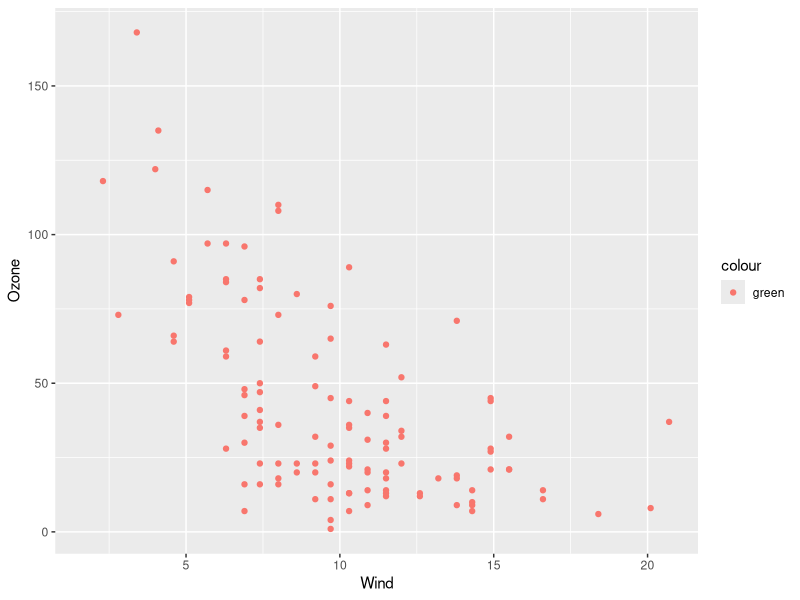
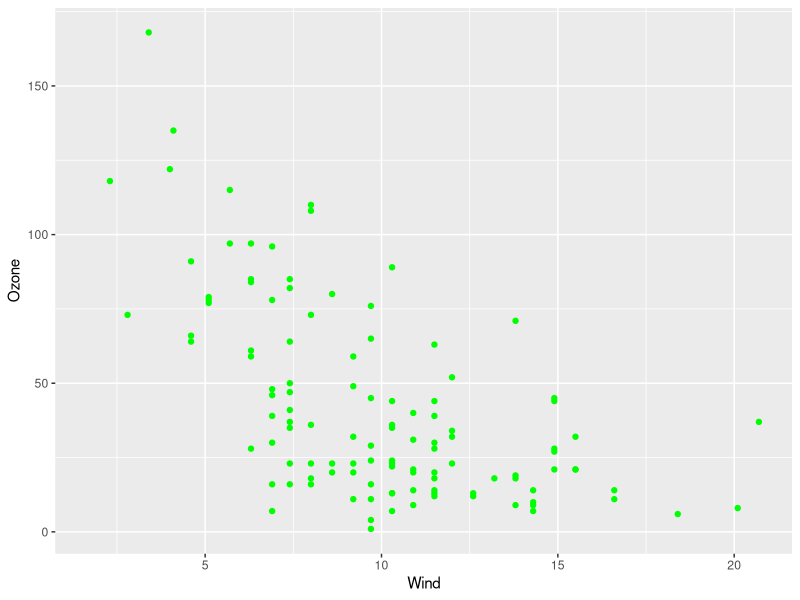
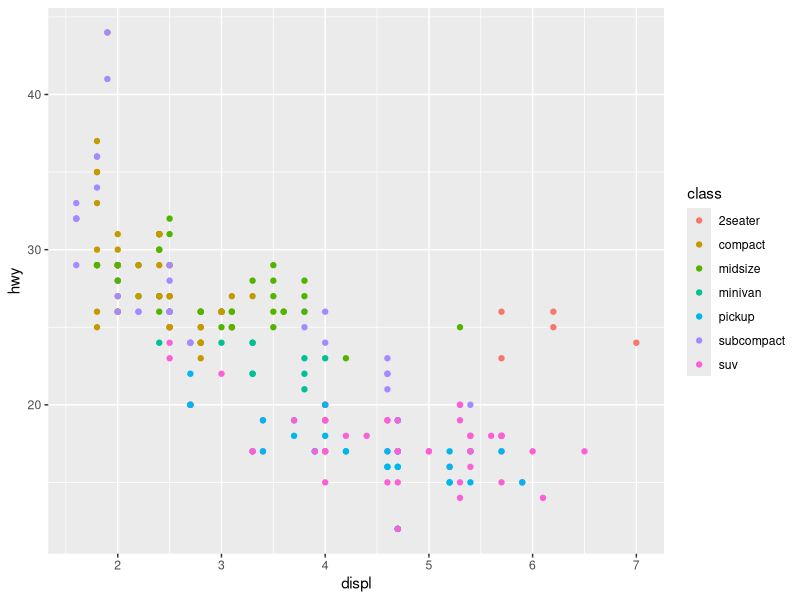
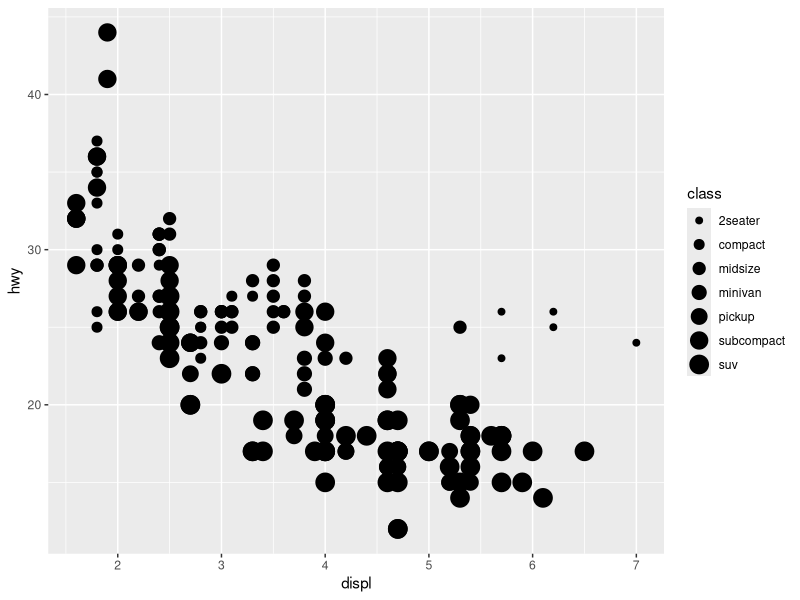
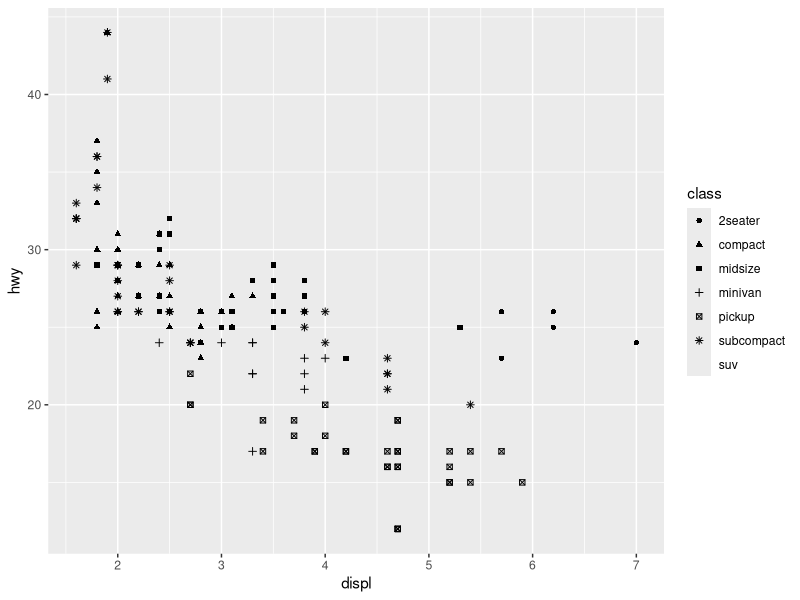
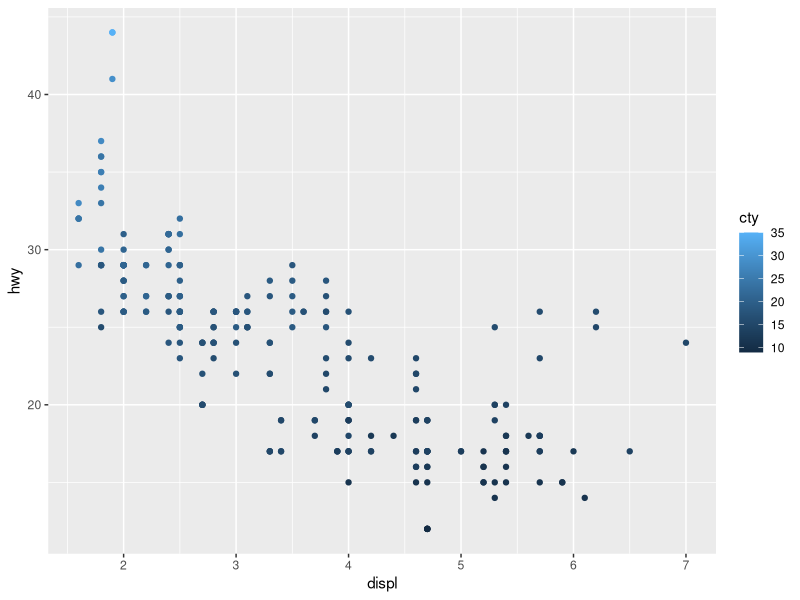
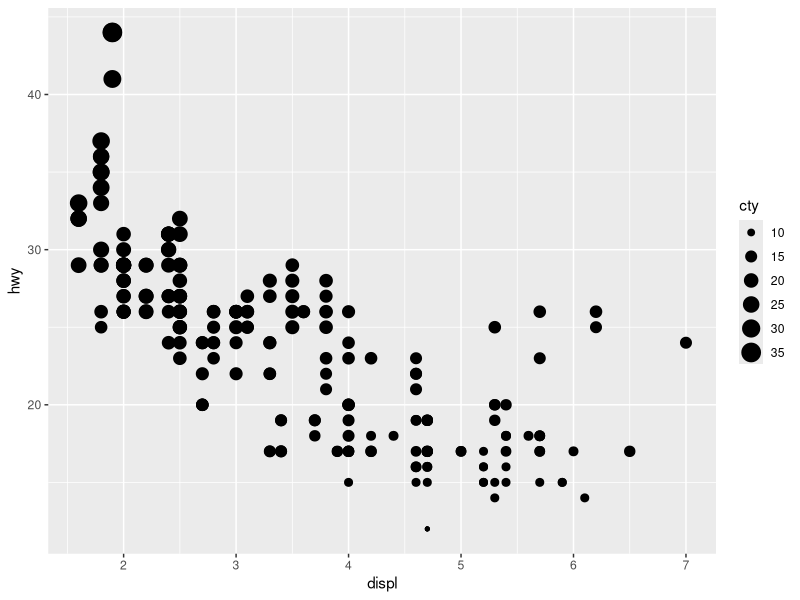
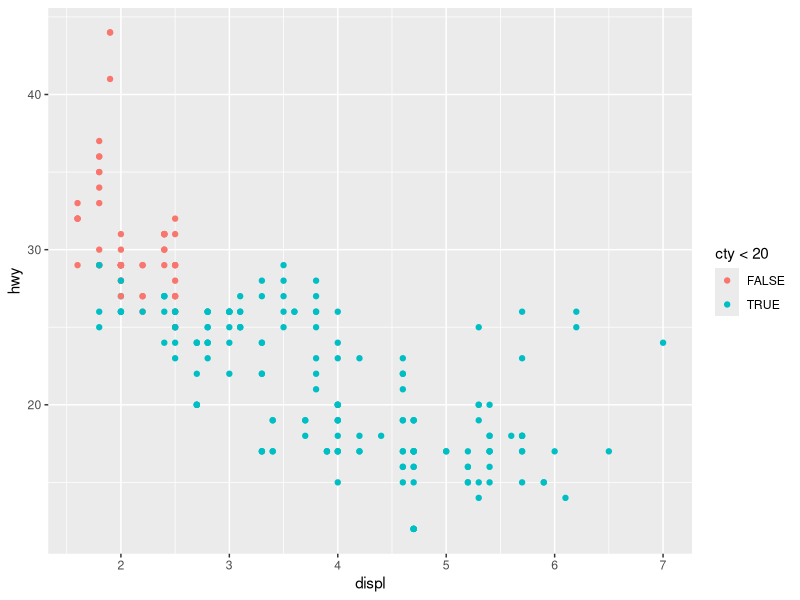

R code for these plots, in order:
## ---- chunk 1
knitr::opts_chunk$set(echo = TRUE)
## ---- chunk 2
require(ggplot2)
ggplot(data = airquality) + 
  geom_point(mapping = aes(x = Wind, y = Ozone, color = "green"))
## ---- chunk 3
require(ggplot2)
ggplot(data = airquality) + 
  geom_point(mapping = aes(x = Wind, y = Ozone), color = "green")
## ---- chunk 4
# categorical variables
ggplot(data = mpg) +
  geom_point(mapping = aes(x = displ, y = hwy, color = class))

ggplot(data = mpg) +
  geom_point(mapping = aes(x = displ, y = hwy, size = class))

ggplot(data = mpg) +
  geom_point(mapping = aes(x = displ, y = hwy, shape = class))

# discrete variables
ggplot(data = mpg) +
  geom_point(mapping = aes(x = displ, y = hwy, color = cty))

ggplot(data = mpg) +
  geom_point(mapping = aes(x = displ, y = hwy, size = cty))

#ggplot(data = mpg) +
  geom_point(mapping = aes(x = displ, y = hwy, shape = cty))
## ---- chunk 5
ggplot(data = mpg) +
  geom_point(mapping = aes(x = displ, y = hwy, colour = cty < 20))
## ---- chunk 6
n <- 50
k <- 10
p <- 0.4
sample <- rbinom(n,size = k, prob = p)
## ---- chunk 7
estimate <- function(sam){
  mean_sam <- mean(sam)
  var_sam <- var(sam)
  n <- length(sam)
  k_hat <- mean_sam^2/(mean_sam-(n-1)/n*var_sam)
  p_hat <- mean_sam/k_hat
  return(c(k_hat = k_hat, p_hat = p_hat))
}
estimate(sample)
## ---- chunk 8
N <- 1000
sampleN1 <- matrix(rbinom(N*n,k,p),n,N)
estimateN1 <- t(apply(sampleN1,2, FUN=estimate))
head(estimateN1)
## ---- chunk 9
n <- 100
sampleN2 <- matrix(rbinom(N*n,k,p),n,N)
estimateN2 <- t(apply(sampleN2,2,FUN=estimate))
head(estimateN2) #just show the first 6 rows

n <- 250
sampleN3 <- matrix(rbinom(N*n,k,p),n,N)
estimateN3 <- t(apply(sampleN3,2, FUN=estimate))
head(estimateN3) #just show the first 6 rows
## ---- chunk 10
kbiasmse <- function(x){
  k_bias <- mean(x)-k
  k_mse <- var(x) + k_bias^2
  return(c(k_bias=k_bias,k_mse=k_mse))
}

pbiasmse <- function(x){
  p_bias <- mean(x)-p
  p_mse <- var(x) + p_bias^2
  return(c(p_bias=p_bias,p_mse=p_mse))
}


k_data <- cbind(estimateN1[,1],estimateN2[,1],estimateN3[,1])
kmatrix <- t(apply(k_data, 2, kbiasmse))
rownames(kmatrix) <- c("n=50","n=100","n=250")
print(kmatrix)

p_data <- cbind(estimateN1[,2],estimateN2[,2],estimateN3[,2])
pmatrix <- t(apply(p_data, 2, pbiasmse))
rownames(pmatrix) <- c("n=50","n=100","n=250")
print(pmatrix)
## ---- chunk 11
library(ggplot2)
kvalue <- matrix(c(estimateN1[,1],estimateN2[,1],estimateN3[,1]),N*3,byrow = FALSE)
label <- factor(c(rep("n=50",N),rep("n=100",N),rep("n=250",N)), levels <- c("n=50", "n=100","n=250"))
kdataframe <- data.frame(kvalue, label)
ggplot(data = kdataframe, mapping = aes(x = label, y = kvalue)) +
  geom_boxplot()+
  geom_hline(yintercept = k,color= "red") +
  labs(title="Box plots of estimators k per n",x="Sample size", y = "Estimators k")
## ---- chunk 12
kdataframe_clean <- kdataframe[kdataframe$kvalue >= 0 &kdataframe$kvalue <= 50,]
ggplot(data = kdataframe_clean, mapping = aes(x = label, y = kvalue)) +
  geom_boxplot()+
  geom_hline(yintercept = k,color= "red") +
  labs(title="Box plots of estimators k per n",x="Sample size", y = "Estimators k")
## ---- chunk 13
pvalue <- matrix(c(estimateN1[,2],estimateN2[,2],estimateN3[,2]),N*3,byrow = FALSE)
label <- factor(c(rep("n=50",N),rep("n=100",N),rep("n=250",N)), levels <- c("n=50", "n=100","n=250"))
pdataframe <- data.frame(pvalue, label)
ggplot(data = pdataframe, mapping = aes(x = label, y = pvalue)) +
  geom_boxplot()+
  geom_hline(yintercept = p,color= "red") +
  labs(title="Box plots of estimators k per n",x="Sample size", y = "Estimators k")
## ---- chunk 14
kvalue <- matrix(c(estimateN1[,1],estimateN2[,1],estimateN3[,1]),N*3,byrow = FALSE)
label <- c(rep(50,N),rep(100,N),rep(250,N))
dataframe <- data.frame(kvalue, label)

boxplot(kvalue~label, data=dataframe,
        main = "Box plots of estimators k per n",
        xlab = "Sample size",
        ylab = "Estimators k")
abline (h= k,col= "red")

dataframe_clean <- dataframe[kdataframe$kvalue >= 0 &kdataframe$kvalue <= 50,]
boxplot(kvalue~label, data=dataframe_clean,
        main = "Box plots of estimators k per n",
        xlab = "Sample size",
        ylab = "Estimators k")
abline (h= k,col= "red")
